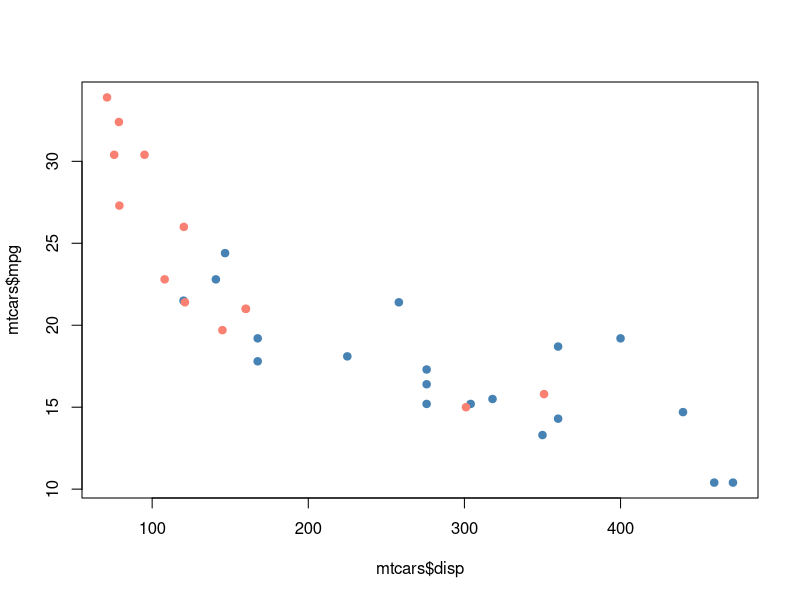
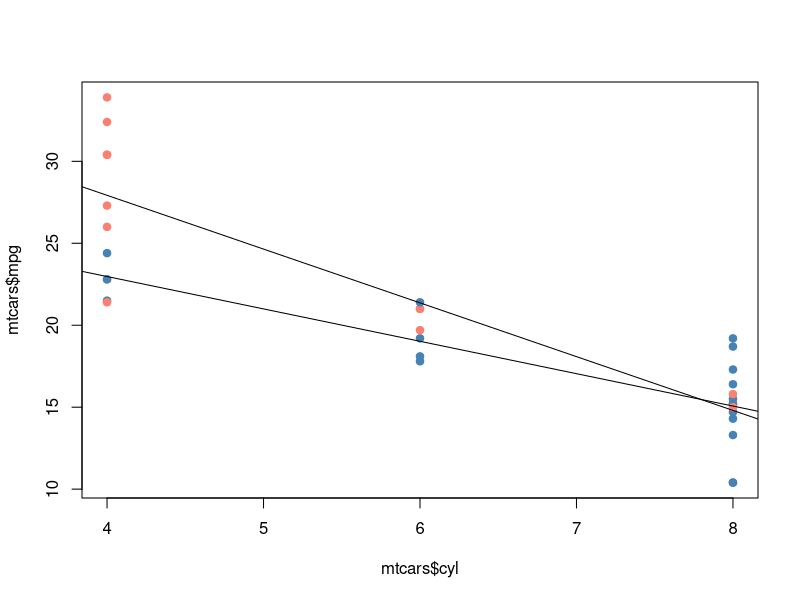
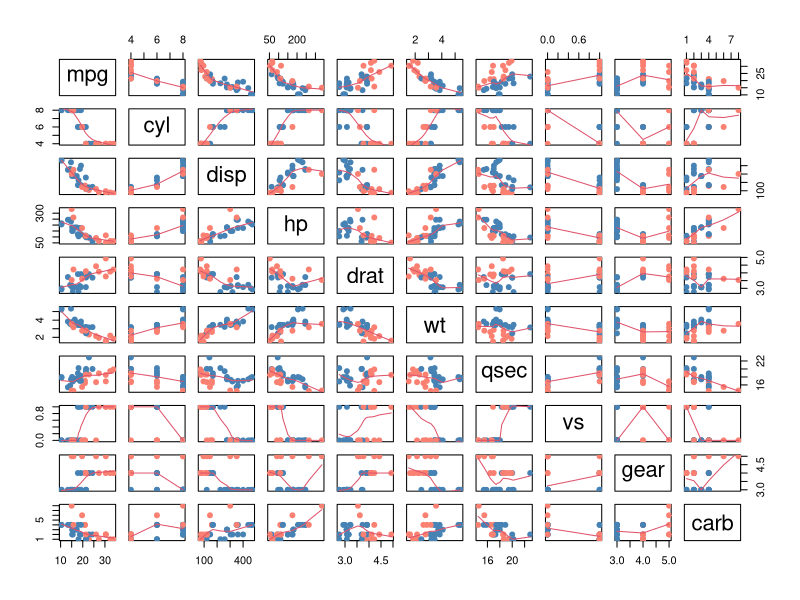
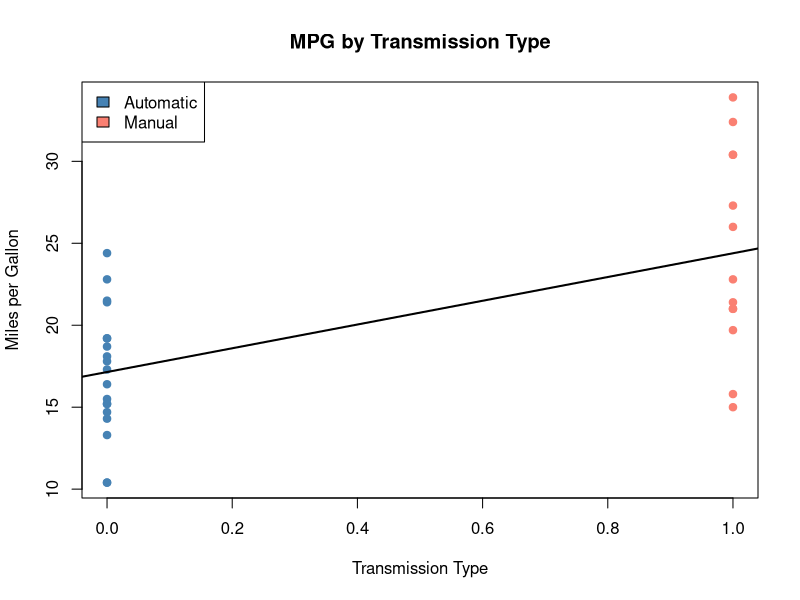

Source code (R) for these figures, in order:
## ---- chunk 1
library(datasets)
data(mtcars)
## ---- chunk 2
#qplot(mtcars$disp, mtcars$mpg, color=mtcars$am)
plot(mtcars$disp, mtcars$mpg, col=ifelse(mtcars$am==1, "salmon", "steelblue"), pch=19)
## ---- chunk 3
plot(mtcars$cyl, mtcars$mpg, col=ifelse(mtcars$am==1, "salmon", "steelblue"), pch=19)
abline(lm(mpg~cyl, data=subset(mtcars, mtcars$am==1)))
abline(lm(mpg~cyl, data=subset(mtcars, mtcars$am==0)))
## ---- chunk 4
lmtest <- lm(mpg~am*cyl + am*disp + am*hp + am*drat + am*wt + am*qsec + am*vs + am*gear + am*carb, data=mtcars)
summary(lmtest)
## ---- chunk 5
pairs(mtcars[,-9], panel=panel.smooth, col=ifelse(mtcars$am==1, "salmon", "steelblue"), pch=19)
## ---- chunk 6
plot(mtcars$am, mtcars$mpg, pch=19, col=ifelse(mtcars$am==1, "salmon", "steelblue"), xlab="Transmission Type", ylab="Miles per Gallon", main="MPG by Transmission Type")
legend("topleft", fill=c("steelblue", "salmon"), legend=c("Automatic", "Manual"))
lmobvious <- lm(mpg~am, data=mtcars)
abline(lmobvious, lwd=2)
## ---- chunk 7
#base set from exploration
lmex <- lm(mpg~cyl + disp + drat + qsec + gear + carb, data=mtcars)
#winnow 1
lmex2 <- lm(mpg~carb + disp + gear + drat, data=mtcars)
#winnow 2
lmex3 <- lm(mpg~carb + disp + gear, data=mtcars)
## everything now significant
## ---- chunk 8
#reconfirm with ANOVA
testfit1 <- lm(mpg~carb + disp + gear, data=mtcars)
testfit2 <- lm(mpg~carb + disp + gear + drat, data=mtcars)
testfit3 <- lm(mpg~carb + disp + gear + drat + qsec, data=mtcars)
anova(testfit1, testfit2, testfit3)
## ---- chunk 9
finMod <- lm(mpg~ am*carb + am*disp + am*gear, data=mtcars)
